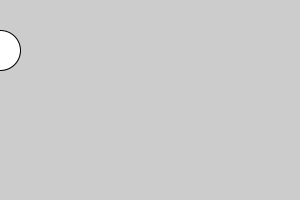
Frame 1 (no input)
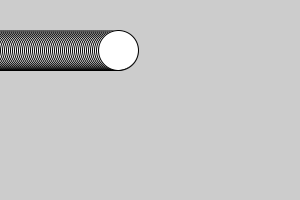
Frame 60 (the mouse pressed at the canvas centre just before this capture)
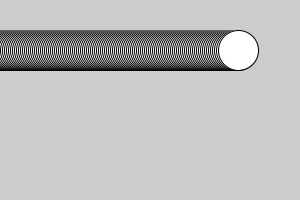
Frame 120 (the mouse held since frame 60 and released just before this capture)

The Processing sketch that drew these frames (run headless with seeded random() and noise(); from frame 60 on, the mouse is pressed at the canvas centre):

// Processing sketch: test_1
// ── test_1.pde
float y = 0;

void setup()
{
  size(300, 200);
}

void draw()
{
  ellipse(y, 50, 40, 40);
  y = y + 2;
}
